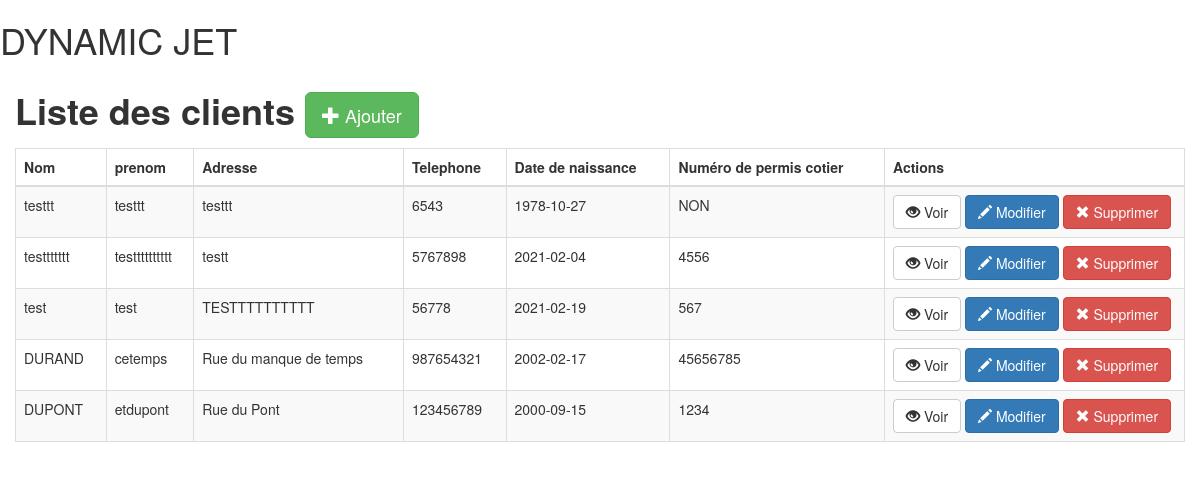
The page /clients/index.php on the database its author committed.
### tables this page shows
CREATE TABLE IF NOT EXISTS `clients` (
  `id_client` int(11) NOT NULL AUTO_INCREMENT,
  `nom` varchar(100) NOT NULL,
  `prenom` varchar(100) NOT NULL,
  `adresse` varchar(255) NOT NULL,
  `telephone` int(15) NOT NULL,
  `datenaissance` date NOT NULL,
  `numpermiscotier` varchar(100) NOT NULL,
  PRIMARY KEY (`id_client`)
);

### clients/index.php (the view, shortened to what this page needs)
<!DOCTYPE html>
<html>
    <head>
        <link rel="stylesheet" href="https://maxcdn.bootstrapcdn.com/bootstrap/3.3.6/css/bootstrap.min.css">
        <link rel="stylesheet" href="">
    </head>
    <body>
        <h1 class="text-logo"> DYNAMIC JET</h1>
        <div class="container admin">
          <div class="row">
              <h1><strong>Liste des clients  </strong><a href="insert.php" class="btn btn-success btn-lg"><span class="glyphicon glyphicon-plus"></span> Ajouter</a></h1>
              <table class="table table-striped table-bordered">
                <thead>
                  <tr>
                    <th>Nom</th>
                    <th>prenom</th>
                    <th>Adresse</th>
                    <th>Telephone</th>
                    <th>Date de naissance</th>
                    <th>Numéro de permis cotier</th>
                    <th>Actions</th>
                  </tr>
                </thead>
                <tbody>
                    <?php
                      $db = Database::connect();
                      $statement = $db->query('SELECT clients.id_client, clients.nom, clients.prenom, clients.adresse, clients.telephone, clients.datenaissance, clients.numpermiscotier FROM clients ORDER BY clients.id_client DESC');
                      while($client = $statement->fetch())
                      {
                          echo '<tr>';
                          echo '<td>'. $client['nom'] . '</td>';
                          echo '<td>'. $client['prenom'] . '</td>';
                          echo '<td>'. $client['adresse'] . '</td>';
                          echo '<td>'. $client['telephone'] . '</td>';
                          echo '<td>'. $client['datenaissance'] . '</td>';
                          echo '<td>'. $client['numpermiscotier'] . '</td>';
                          echo '<td width=300>';
                          echo '<a class="btn btn-default" href="view.php?id='.$client['id_client'].'"><span class="glyphicon glyphicon-eye-open"></span> Voir</a>';
                          echo '<a class="btn btn-primary" href="update.php?id='.$client['id_client'].'"><span class="glyphicon glyphicon-pencil"></span> Modifier</a>';
                          echo '<a class="btn btn-danger" href="delete.php?id='.$client['id_client'].'"><span class="glyphicon glyphicon-remove"></span> Supprimer</a>';
                          echo '</td>';
                          echo '</tr>';
                       }
                    ?>
                </tbody>
              </table>
          </div>
      </div>
  </body>
</html>

### rows shown on the page
clients: nom "testtt", prenom "testtt", adresse "testtt", telephone "6543", datenaissance "1978-10-27", numpermiscotier "NON"
clients: nom "testtttttt", prenom "testttttttttt", adresse "testt", telephone "5767898", datenaissance "2021-02-04", numpermiscotier "4556"
clients: nom "test", prenom "test", adresse "TESTTTTTTTTTT", telephone "56778", datenaissance "2021-02-19", numpermiscotier "567"
clients: nom "DURAND", prenom "cetemps", adresse "Rue du manque de temps", telephone "987654321", datenaissance "2002-02-17", numpermiscotier "45656785"
clients: nom "DUPONT", prenom "etdupont", adresse "Rue du Pont", telephone "123456789", datenaissance "2000-09-15", numpermiscotier "1234"
